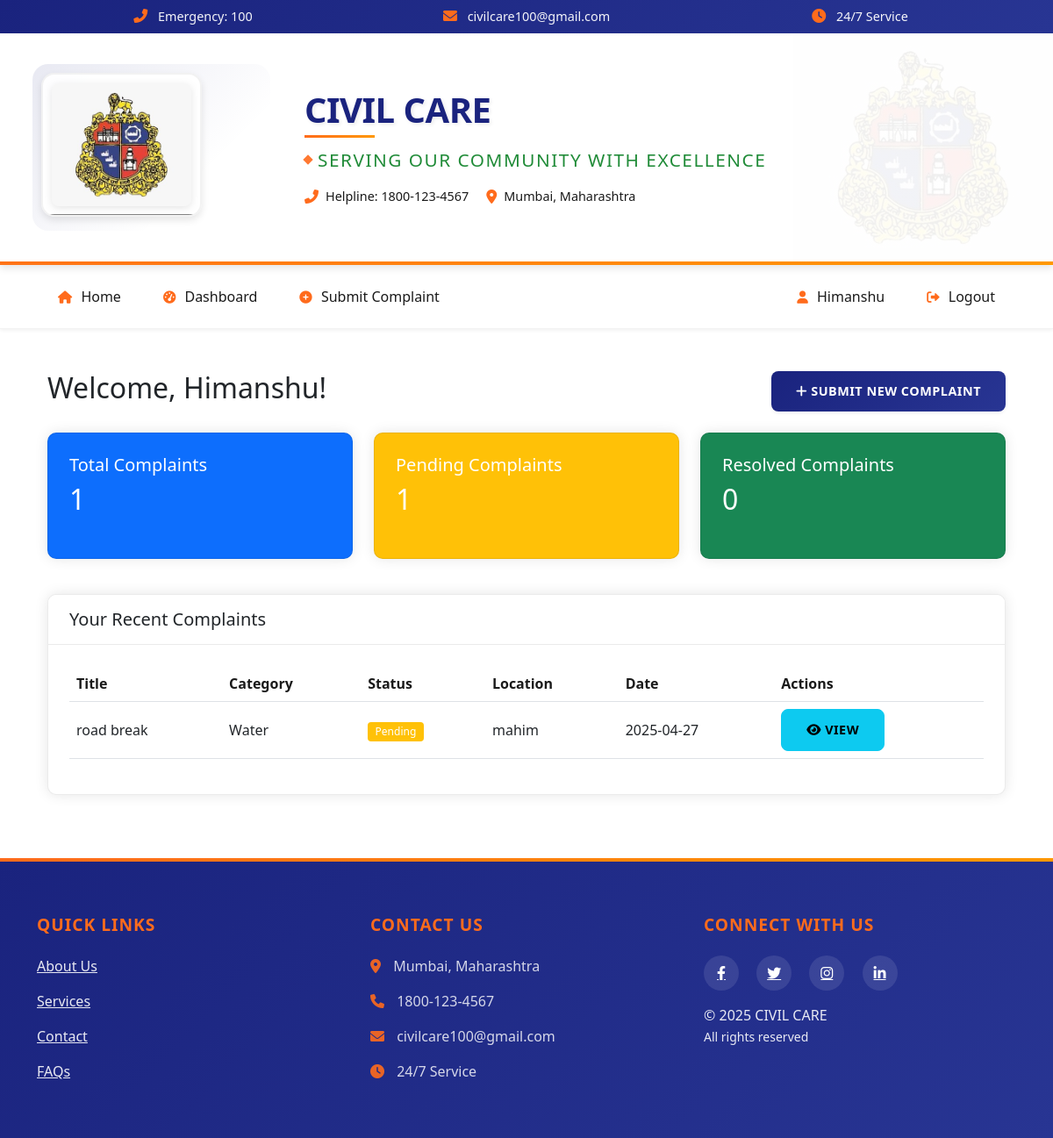
Screenshot of /user/dashboard (signed in) with the database file from the repository.
### app/models/user.py (models this page shows, shortened)
class User(UserMixin, db.Model):
    __tablename__ = 'user'
    id = db.Column(db.Integer, primary_key=True)
    username = db.Column(db.String(64), unique=True, nullable=False)
    email = db.Column(db.String(120), unique=True, nullable=False)
    password_hash = db.Column(db.String(256), nullable=False)
    is_admin = db.Column(db.Boolean, default=False)
    created_at = db.Column(db.DateTime, default=datetime.utcnow)
    last_login = db.Column(db.DateTime)
    complaints = db.relationship('Complaint', backref='user', lazy='dynamic', cascade='all, delete-orphan')

### app/models/complaint.py (models this page shows, shortened)
class Complaint(db.Model):
    __tablename__ = 'complaint'
    id = db.Column(db.Integer, primary_key=True)
    title = db.Column(db.String(140), nullable=False)
    description = db.Column(db.Text, nullable=False)
    location = db.Column(db.String(200), nullable=False)
    status = db.Column(db.String(20), default='pending')  # pending, in_progress, resolved
    created_at = db.Column(db.DateTime, default=datetime.utcnow)
    updated_at = db.Column(db.DateTime, default=datetime.utcnow, onupdate=datetime.utcnow)
    user_id = db.Column(db.Integer, db.ForeignKey('user.id'), nullable=False)
    category_id = db.Column(db.Integer, db.ForeignKey('category.id'), nullable=False)

### app/models/category.py (models this page shows, shortened)
class Category(db.Model):
    __tablename__ = 'category'
    id = db.Column(db.Integer, primary_key=True)
    name = db.Column(db.String(64), unique=True, nullable=False)
    description = db.Column(db.String(256))
    created_at = db.Column(db.DateTime, default=datetime.utcnow)
    updated_at = db.Column(db.DateTime, default=datetime.utcnow, onupdate=datetime.utcnow)
    complaints = db.relationship('Complaint', backref='category', lazy='dynamic')

### app/routes/user.py (the view)
@user_bp.route('/dashboard')
@login_required
def dashboard():
    complaints = Complaint.query.filter_by(user_id=current_user.id).all()
    return render_template('user/dashboard.html', complaints=complaints)

### app/models/user.py (called while the page is built)
@login_manager.user_loader
def load_user(user_id):
    return User.query.get(int(user_id))

### app/templates/user/dashboard.html (shortened to what this page needs)
{% extends "base.html" %}
{% block content %}
<div class="container py-4">
    <div class="d-flex justify-content-between align-items-center mb-4">
        <h2>Welcome, {{ current_user.username }}!</h2>
        <a href="{{ url_for('user.submit_complaint') }}" class="btn btn-primary">
            <i class="fas fa-plus"></i> Submit New Complaint
        </a>
    </div>
    <div class="row">
        <div class="col-md-4 mb-3">
            <div class="card bg-primary text-white h-100">
                <div class="card-body">
                    <h5 class="card-title">Total Complaints</h5>
                    <h2 class="card-text">{{ complaints|length }}</h2>
                </div>
            </div>
        </div>
        <div class="col-md-4 mb-3">
            <div class="card bg-warning text-white h-100">
                <div class="card-body">
                    <h5 class="card-title">Pending Complaints</h5>
                    <h2 class="card-text">{{ complaints|selectattr('status', 'equalto', 'pending')|list|length }}</h2>
                </div>
            </div>
        </div>
        <div class="col-md-4 mb-3">
            <div class="card bg-success text-white h-100">
                <div class="card-body">
                    <h5 class="card-title">Resolved Complaints</h5>
                    <h2 class="card-text">{{ complaints|selectattr('status', 'equalto', 'resolved')|list|length }}</h2>
                </div>
            </div>
        </div>
    </div>
    <div class="card mt-4">
        <div class="card-header bg-white">
            <h5 class="mb-0">Your Recent Complaints</h5>
        </div>
        <div class="card-body">
            {% if complaints %}
                <div class="table-responsive">
                    <table class="table table-hover">
                        <thead>
                            <tr>
                                <th>Title</th>
                                <th>Category</th>
                                <th>Status</th>
                                <th>Location</th>
                                <th>Date</th>
                                <th>Actions</th>
                            </tr>
                        </thead>
                        <tbody>
                            {% for complaint in complaints %}
                            <tr>
                                <td>{{ complaint.title }}</td>
                                <td>{{ complaint.category.name if complaint.category else 'N/A' }}</td>
                                <td>
                                    {% if complaint.status == 'pending' %}
                                        <span class="badge bg-warning">Pending</span>
                                    {% elif complaint.status == 'in_progress' %}
                                        <span class="badge bg-info">In Progress</span>
                                    {% elif complaint.status == 'resolved' %}
                                        <span class="badge bg-success">Resolved</span>
                                    {% endif %}
                                </td>
                                <td>{{ complaint.location }}</td>
                                <td>{{ complaint.created_at.strftime('%Y-%m-%d') }}</td>
                                <td>
                                    <button type="button" class="btn btn-sm btn-info" data-bs-toggle="modal" data-bs-target="#complaintModal{{ complaint.id }}">
                                        <i class="fas fa-eye"></i> View
                                    </button>
                                </td>
                            </tr>
                            {% endfor %}
                        </tbody>
                    </table>
                </div>
            {% endif %}
        </div>
    </div>
</div>
{% endblock %}

### app/templates/base.html (shortened to what this page needs)
<!DOCTYPE html>
<html lang="en">
<head>
    <link href="https://cdn.jsdelivr.net/npm/bootstrap@5.3.0/dist/css/bootstrap.min.css" rel="stylesheet">
    <link href="https://cdnjs.cloudflare.com/ajax/libs/font-awesome/6.0.0/css/all.min.css" rel="stylesheet">
    <link rel="stylesheet" href="{{ url_for('static', filename='css/style.css') }}">
</head>
<body>
    <div class="top-bar text-center">
        <div class="container">
            <div class="row justify-content-center">
                <div class="col-md-4">
                    <span><i class="fas fa-phone-alt"></i> Emergency: 100</span>
                </div>
                <div class="col-md-4">
                    <span><i class="fas fa-envelope"></i> civilcare100@gmail.com</span>
                </div>
                <div class="col-md-4">
                    <span><i class="fas fa-clock"></i> 24/7 Service</span>
                </div>
            </div>
        </div>
    </div>
    <header class="header">
        <div class="container">
            <div class="row align-items-center">
                <div class="col-lg-3 col-md-4 text-center text-md-start">
                    <div class="logo-wrapper">
                        <div class="logo-container">
                            <img src="{{ url_for('static', filename='images/mcgm.jpg') }}" alt="Municipal Logo" class="logo-img">
                            <div class="logo-overlay">
                            </div>
                        </div>
                    </div>
                </div>
                <div class="col-lg-9 col-md-8">
                    <div class="header-content">
                        <h1 class="logo-text">CIVIL CARE</h1>
                        <div class="subtitle">Serving Our Community with Excellence</div>
                        <div class="header-actions d-none d-md-flex">
                            <div class="header-action-item">
                                <i class="fas fa-phone-alt"></i>
                                <span>Helpline: 1800-123-4567</span>
                            </div>
                            <div class="header-action-item">
                                <i class="fas fa-map-marker-alt"></i>
                                <span>Mumbai, Maharashtra</span>
                            </div>
                        </div>
                    </div>
                </div>
            </div>
        </div>
    </header>
    <nav class="navbar navbar-expand-lg navbar-light bg-white">
        <div class="container">
            <div class="collapse navbar-collapse" id="navbarNav">
                <ul class="navbar-nav me-auto">
                    {% if not current_user.is_authenticated or not current_user.is_admin %}
                    <li class="nav-item">
                        <a class="nav-link" href="{{ url_for('main.index') }}">
                            <i class="fas fa-home"></i> Home
                        </a>
                    </li>
                    {% endif %}
                    {% if current_user.is_authenticated %}
                        {% if current_user.is_admin %}
                        <li class="nav-item">
                            <a class="nav-link" href="{{ url_for('admin.dashboard') }}">
                                <i class="fas fa-tachometer-alt"></i> Dashboard
                            </a>
                        </li>
                        <li class="nav-item">
                            <a class="nav-link" href="{{ url_for('admin.manage_users') }}">
                                <i class="fas fa-users"></i> Users
                            </a>
                        </li>
                        {% else %}
                        <li class="nav-item">
                            <a class="nav-link" href="{{ url_for('user.dashboard') }}">
                                <i class="fas fa-tachometer-alt"></i> Dashboard
                            </a>
                        </li>
                        <li class="nav-item">
                            <a class="nav-link" href="{{ url_for('user.submit_complaint') }}">
                                <i class="fas fa-plus-circle"></i> Submit Complaint
                            </a>
                        </li>
                        {% endif %}
                    {% endif %}
                </ul>
                <ul class="navbar-nav">
                    {% if current_user.is_authenticated %}
                    <li class="nav-item">
                        <span class="nav-link">
                            <i class="fas fa-user"></i> {{ current_user.username }}
                        </span>
                    </li>
                    <li class="nav-item">
                        <a class="nav-link" href="{{ url_for('auth.logout') }}">
                            <i class="fas fa-sign-out-alt"></i> Logout
                        </a>
                    </li>
                    {% endif %}
                </ul>
            </div>
        </div>
    </nav>
    <main class="container my-4">
        {% block content %}{% endblock %}
    </main>
    <footer class="footer mt-auto">
        <div class="container">
            <div class="row">
                <div class="col-md-4">
                    <h5>Quick Links</h5>
                    <ul class="list-unstyled">
                        <li><a href="{{ url_for('user.about') }}" class="text-white">About Us</a></li>
                        <li><a href="{{ url_for('user.services') }}" class="text-white">Services</a></li>
                        <li><a href="{{ url_for('user.contact') }}" class="text-white">Contact</a></li>
                        <li><a href="{{ url_for('user.faqs') }}" class="text-white">FAQs</a></li>
                    </ul>
                </div>
                <div class="col-md-4">
                    <h5>Contact Us</h5>
                    <ul class="list-unstyled">
                        <li><i class="fas fa-map-marker-alt"></i> Mumbai, Maharashtra</li>
                        <li><i class="fas fa-phone"></i> 1800-123-4567</li>
                        <li><i class="fas fa-envelope"></i> civilcare100@gmail.com</li>
                        <li><i class="fas fa-clock"></i> 24/7 Service</li>
                    </ul>
                </div>
                <div class="col-md-4">
                    <h5>Connect With Us</h5>
                    <div class="social-links">
                        <a href="#" class="text-white me-3"><i class="fab fa-facebook-f"></i></a>
                        <a href="#" class="text-white me-3"><i class="fab fa-twitter"></i></a>
                        <a href="#" class="text-white me-3"><i class="fab fa-instagram"></i></a>
                        <a href="#" class="text-white"><i class="fab fa-linkedin-in"></i></a>
                    </div>
                    <div class="mt-3">
                        <p class="mb-0">&copy; {{ current_year }} CIVIL CARE</p>
                        <small>All rights reserved</small>
                    </div>
                </div>
            </div>
        </div>
    </footer>
</body>
</html>

### rows the page displays
User: username "Himanshu"
Complaint: title "road break", category "Water", status "Pending", location "mahim", created_at "2025-04-27"

### other values shown
{{ complaints|length }} "1"
{{ complaints|selectattr('status', 'equalto', 'pending')|list|length }} "1"
{{ complaints|selectattr('status', 'equalto', 'resolved')|list|length }} "0"
